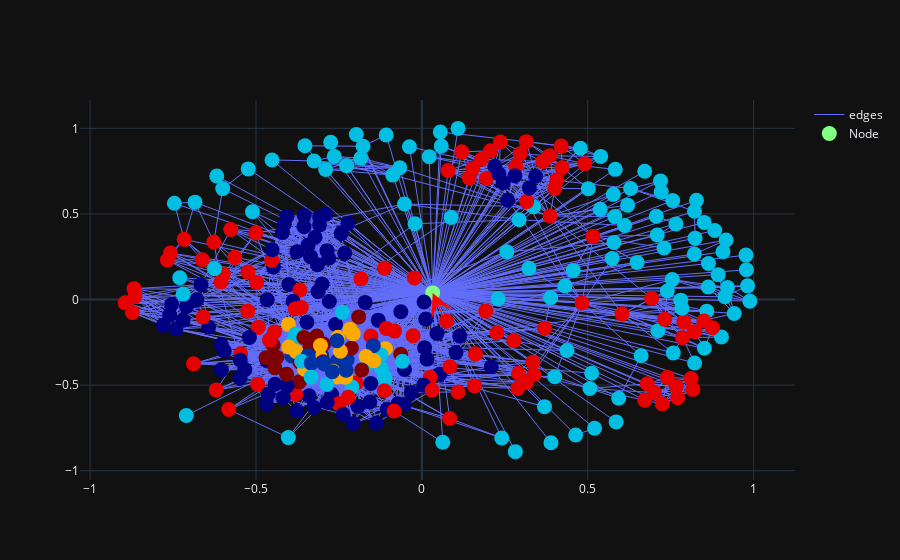

The code cell stored with this chart in its notebook:
### Markdown cell above
# Clustoring on a list of rdds obtained from single root node (target_node = 1) to all others

### Code cell
%%timeit -n1 -r1
fig = visualize.visualize_rdd_vector_kmeans(target_G, 1, target_rad, [measure_list], pos, target_clusters)
fig.show()

### Figure 1 — Plotly figure (JSON) as saved in the notebook; plotly's stock layout.template omitted (floating-point values rounded to 4 significant figures; data arrays with more than 128 entries replaced by an {"elided": "..."} marker saying what was removed)
{"data": [{"line": {"width": 1}, "marker": {"color": {"elided": "348 int values"}, "colorscale": [[0, "rgb(0,0,131)"], [0.2, "rgb(0,60,170)"], [0.4, "rgb(5,255,255)"], [0.6, "rgb(255,255,0)"], [0.8, "rgb(250,0,0)"], [1, "rgb(128,0,0)"]], "size": 15}, "mode": "lines", "name": "edges", "type": "scatter", "uid": "b2504af3-b727-4673-ba32-278121b225e3", "x": {"elided": "8598 float values"}, "y": {"elided": "8598 float values"}}, {"customdata": {"elided": "348x8 float values"}, "hovertemplate": "node_name: %{customdata[0]} <br> radius: %{customdata[1]} <br> degree: %{customdata[2]} <br> global_graph_degree: %{customdata[3]} <br> normalized_rdd: %{customdata[4]} <br> k_mean_cluster: %{customdata[5]} <br> nodes_x: %{customdata[6]} <br> nodes_y: %{customdata[7]} <br> ", "marker": {"color": {"elided": "348 int values"}, "colorscale": [[0, "rgb(0,0,131)"], [0.2, "rgb(0,60,170)"], [0.4, "rgb(5,255,255)"], [0.6, "rgb(255,255,0)"], [0.8, "rgb(250,0,0)"], [1, "rgb(128,0,0)"]], "size": 15}, "mode": "markers", "name": "Node", "text": {"elided": "348 int values"}, "type": "scatter", "uid": "94abc2fa-089b-4839-aca0-7bd413398e28", "x": {"elided": "348 float values"}, "y": {"elided": "348 float values"}}], "layout": {"annotations": [{"arrowcolor": "red", "arrowhead": 3, "arrowsize": 4, "axref": "x", "ayref": "y", "showarrow": true, "x": 0.03259, "y": 0.0388}], "dragmode": "pan"}}
